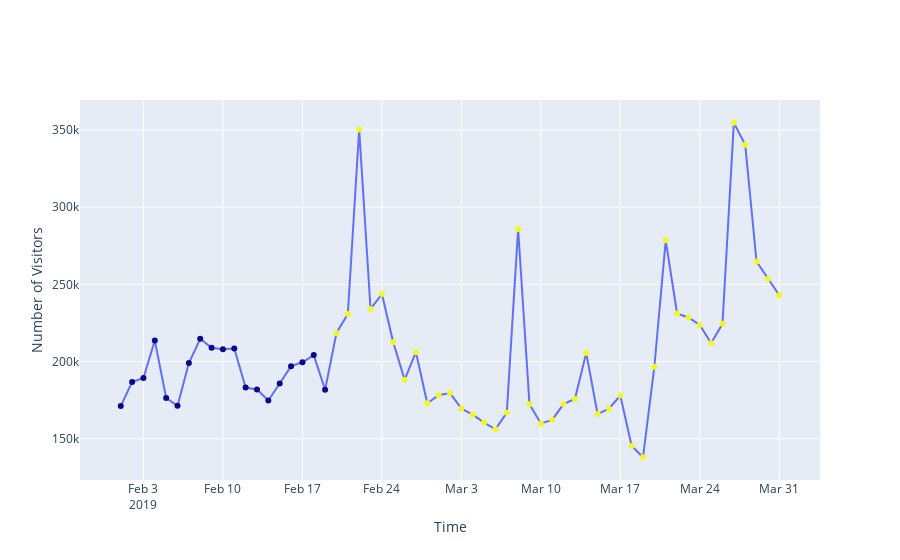

The code cell stored with this chart in its notebook:
### Code cell
df = pd.read_csv('shopper_conv.csv')
df.date = pd.to_datetime(df.date)
df = df.sort_values(by=['date'])
data = df[df.customer_type=='UNDETERMINED']
data = data[data.device_type == 'Mobile Phone']
l1 = go.Scatter(x=data.date, y=data.visitors, name='Mobile',mode='lines+markers', marker=dict(color=a))
d = [l1]



plotly.offline.iplot({'data': d, 'layout': {
    'xaxis': {'title': 'Time'},
    'yaxis': {'title': 'Number of Visitors'}}})
